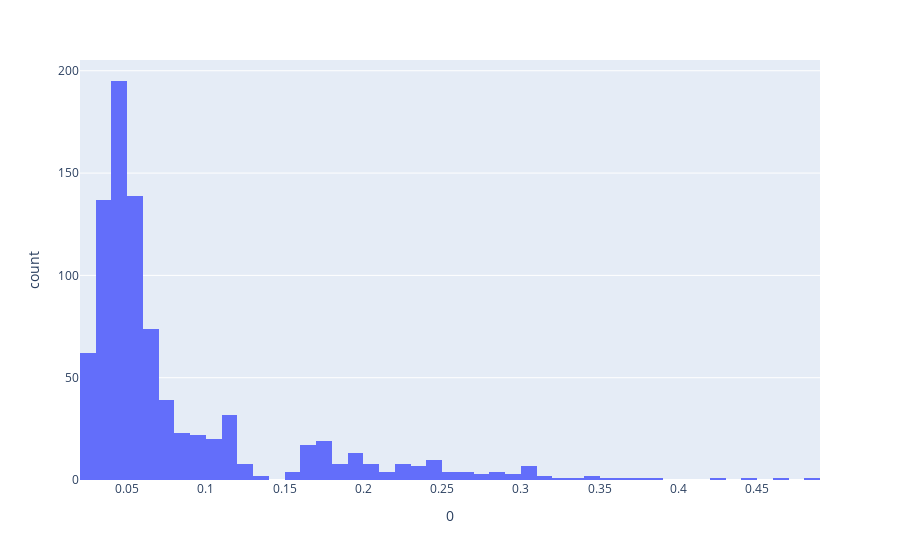

The notebook cell this image was saved under:
### Code cell
px.histogram(pd.DataFrame(y_pred_test.as_data_frame().to_numpy().ravel()), x=0)

### Figure 1 — Plotly figure (JSON) as saved in the notebook; plotly's stock layout.template omitted (floating-point values rounded to 4 significant figures; data arrays with more than 128 entries replaced by an {"elided": "..."} marker saying what was removed)
{"data": [{"alignmentgroup": "True", "bingroup": "x", "hovertemplate": "0=%{x}<br>count=%{y}<extra></extra>", "legendgroup": "", "marker": {"color": "#636efa"}, "name": "", "offsetgroup": "", "orientation": "v", "showlegend": false, "type": "histogram", "x": {"elided": "890 float values"}, "xaxis": "x", "yaxis": "y"}], "layout": {"barmode": "relative", "legend": {"tracegroupgap": 0}, "margin": {"t": 60}, "xaxis": {"anchor": "y", "domain": [0, 1], "title": {"text": "0"}}, "yaxis": {"anchor": "x", "domain": [0, 1], "title": {"text": "count"}}}}
